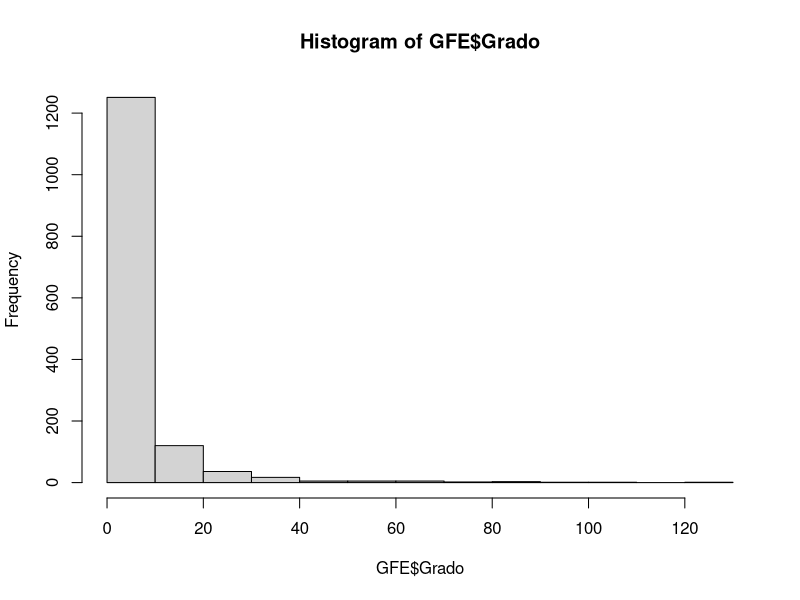
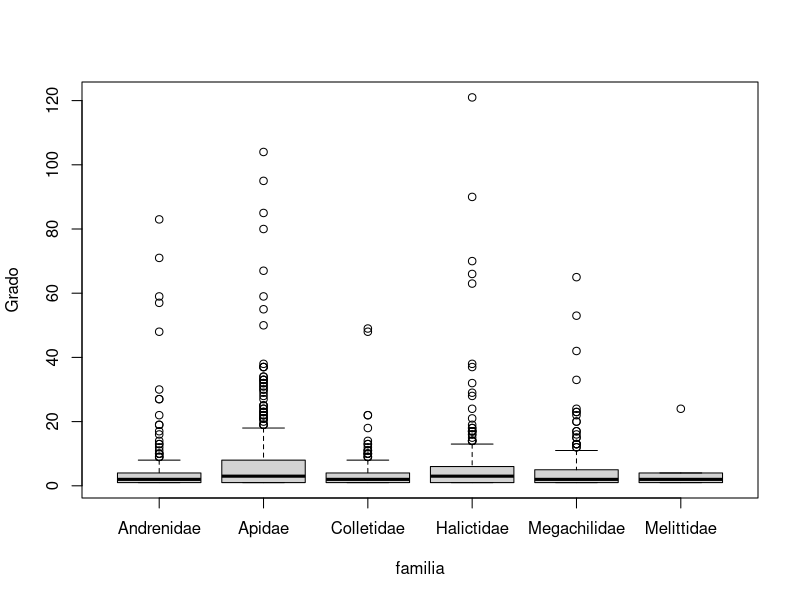
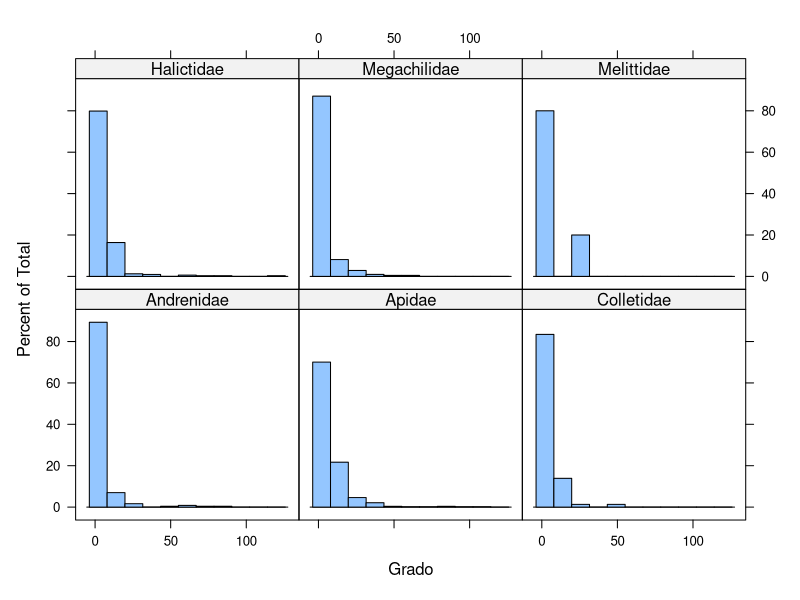
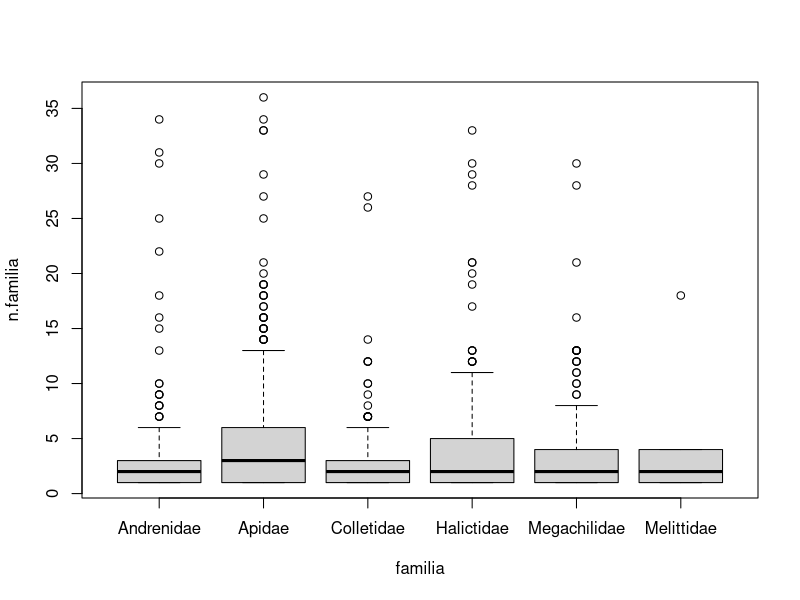
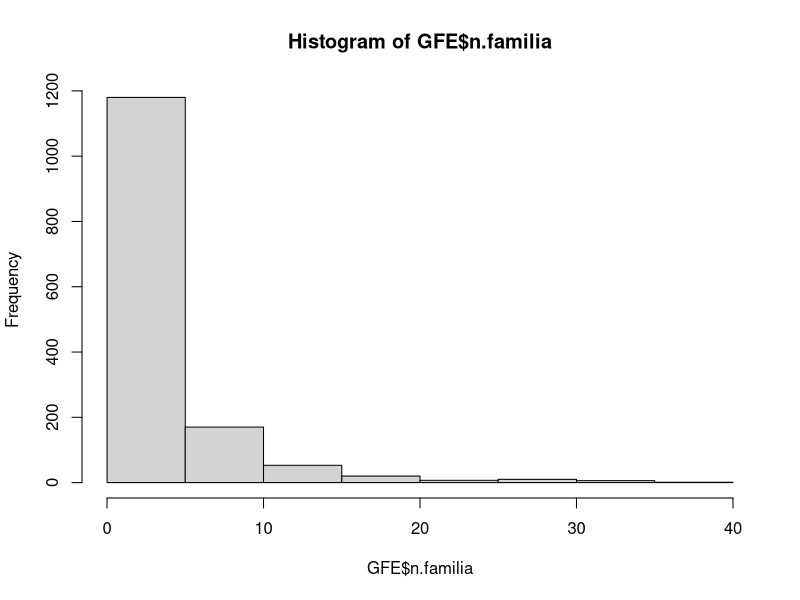
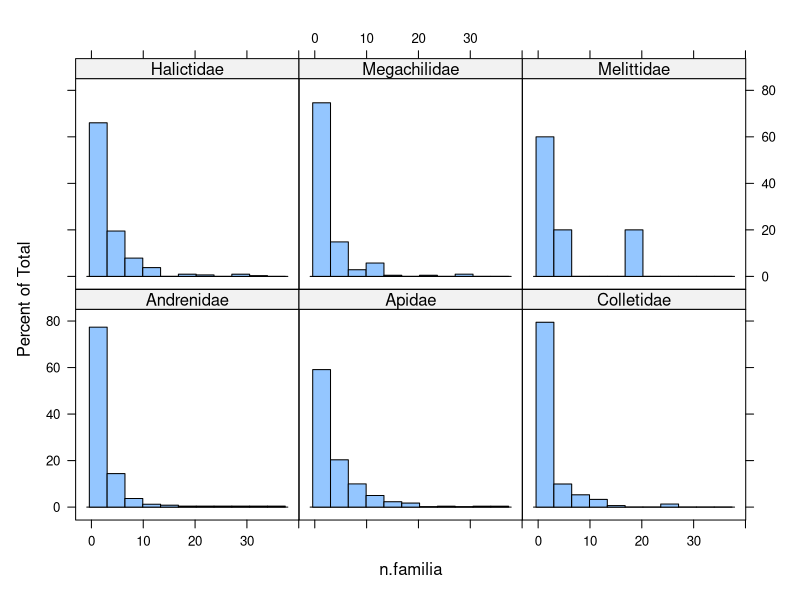
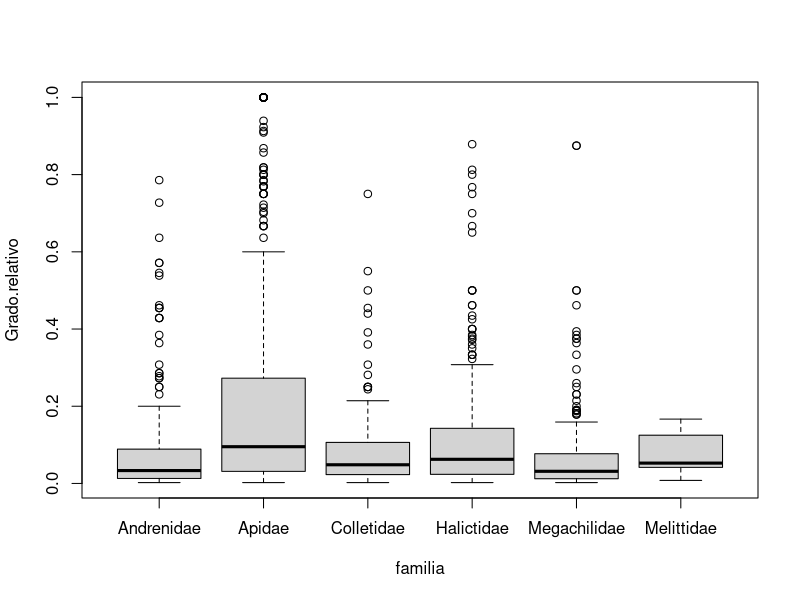
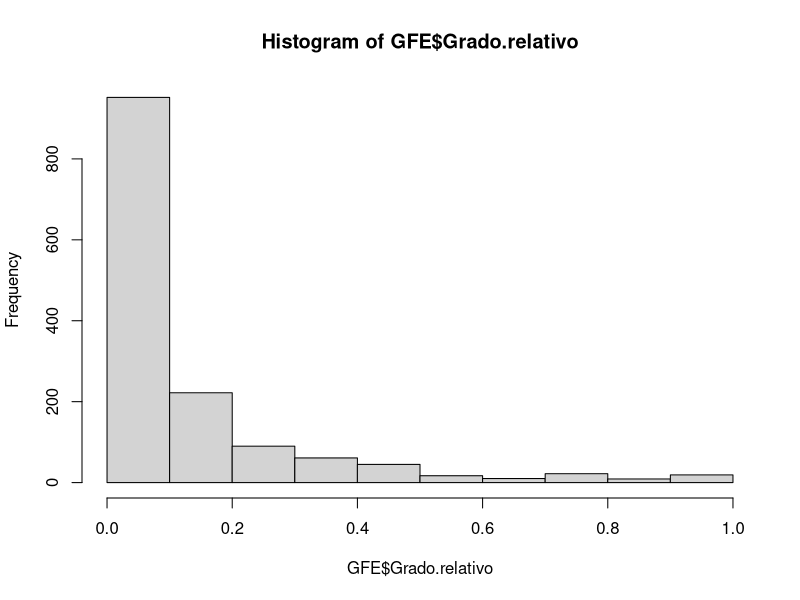

Write the R code that produced these figures, in order. (Note: this script raises an error after producing the figures.)
library(tidyverse)
library(vegan)
library(lattice)

# base_datos <- readRDS("../00baseDatos/base_datos.RDS")

# ml.arm <- read.csv("../01procesos/ml.arm.csv")
ml.arm <- read.csv("../01procesos/ml.abejas.csv")


ml.arm2 <- ml.arm |> group_by(ID, sp.armonizado, planta) |> 
  mutate(interaccion=as.numeric(sum(interaccion, na.rm = TRUE)>0))

# ml <- base_datos$matriz_comp_larga
head(ml.arm2)
ml.arm2$Bases.de.datos <- NULL
ml.arm2$X <- NULL
ml <- unique(subset(ml.arm2, interaccion > 0))
# especie <- base_datos$especies
# vegan::diversity(x = table(), index = "shannon")
# Grado familias y especies de plantas
# table(ml$Familia.GBIF, ml$planta)

# diversity(x = , groups = ml$ID)

GFE <- ml |> group_by(ID, familia, sp.armonizado) |>
  summarise(Grado=sum(interaccion==1),
         n.familia=length(unique(Familia.GBIF)),
         GFE=diversity(x=table(Familia.GBIF), index = "shannon")
         ) |>
  unique()
  # select(c(-planta,-interaccion)) |> 
head(GFE)


n.plantas.ID <- ml |> group_by(ID)|> summarise(
  n.plantas.ID=length(unique(planta))
)

GFE <- merge(GFE, n.plantas.ID, by = "ID")
GFE$Grado.relativo <- GFE$Grado/GFE$n.plantas.ID

hist(GFE$Grado)
boxplot(Grado~familia, GFE); summary(GFE$Grado)
histogram(~Grado|familia, GFE)

boxplot(n.familia~familia, GFE); summary(GFE$n.familia)
hist(GFE$n.familia)
histogram(~n.familia|familia, GFE)

boxplot(Grado.relativo~familia, GFE); summary(GFE$Grado.relativo)
hist(GFE$Grado.relativo)
histogram(~Grado.relativo|familia, GFE)

GFE <- subset(GFE, GFE>0)
hist(GFE$GFE)
boxplot(GFE~familia, GFE)
histogram(~GFE|familia, GFE)


GFE <- GFE |> group_by(ID)|> mutate(Z_Grado=scale(Grado)[,1])
hist(GFE$Z_Grado)
boxplot(Z_Grado~familia, GFE)
histogram(~Z_Grado|familia, GFE)

# write.csv(x = Grados, file = "../02salidas/GradosV2.csv", row.names = FALSE)
write.csv(x = GFE, file = "../02salidas/GFE.csv", row.names = FALSE)



#### HASTA ACA

# Calculo de grado de especies de familias de abeja

bdDIT <- read.csv("../02salidas/DITfull_porFuente.csv")
especie <- bdDIT
especie$DIT <- NULL
especie$FuenteDatos <- NULL
head(especie)

esp2 <- base_datos$especies
head(esp2)
egf <- unique(esp2[,c("familia","genero","especie")])
head(egf)
names(egf) <- names(especie)
head(egf)
egf$Genus_and_species <- gsub(pattern = "[.]",replacement = " ", x = egf$Genus_and_species)

aaa <- unique(rbind(egf, especie))

ml_esp <- merge(ml, aaa, by.x="sp.armonizado", by.y="Genus_and_species", all.x=TRUE)

head(ml_esp)


ml_abejas <- subset(ml_esp,  Family %in% c("Andrenidae",
                                            "Apidae",
                                            "Colletidae",
                                            "Halictidae",
                                            "Megachilidae",
                                            "Melittidae",
                                            "Strenitidae"))
sort(unique(ml_esp$sp.armonizado))
sort(unique(ml_abejas$sp.armonizado))
length(unique(ml_abejas$sp.armonizado))

ml_abejas_sinSP <- ml_abejas[!grepl(pattern = "\\ sp", x = ml_abejas$sp.armonizado, useBytes = TRUE)|
                               is.element(ml_abejas$sp.armonizado, c("Agapostemon splendens",
                                                               "Andrena spiraeana",
                                                               "Anthocopa spinigera",
                                                               "Colletes speciosus",
                                                               "Colletes spectabilis",
                                                               "Trigona spinipes",
                                                               "Osmia spinigera")),]
head(ml_abejas_sinSP)
sort(unique(ml_abejas_sinSP$sp.armonizado))

intersect(unique(ml_abejas$sp.armonizado), unique(ml_abejas_sinSP$sp.armonizado))
setdiff(unique(ml_abejas_sinSP$sp.armonizado),unique(ml_abejas$sp.armonizado))
setdiff(unique(ml_abejas$sp.armonizado),unique(ml_abejas_sinSP$sp.armonizado))

# Grado abejas
GradoA <- ml_abejas |> group_by(ID, sp.armonizado) |>
  mutate(Grado=sum(interaccion==1)) |>
  select(c(-plantas,-interaccion, -Genus, -Family)) |> 
  unique()
head(GradoA)
summary(GradoA)

# Calculo de grado relativo y zscore
Grados_A <- GradoA |> group_by(ID) |>
  mutate(Grado_max=max(Grado)) |>
  mutate(Grado_relativo=Grado/Grado_max) |>
  mutate(Z_Grado=scale(Grado)[,1])|>
  unique()
head(Grados_A)

write.csv(x = Grados_A, file = "../02salidas/Grados_Abejas.csv", row.names = FALSE)
library(lattice)
histogram(~Grado|ID, Grados_A, as.table=TRUE)
histogram(~Z_Grado|ID, Grados_A, as.table=TRUE)
histogram(~Grado_relativo|ID, Grados_A, as.table=TRUE)

# sin Apis mellifera
ml_abejas_sinAM <- subset(ml_abejas, !is.element(sp.armonizado, c ("Apis mellifera", "Apis mellifera Linnaeus")))

# Grado abejas
GradosinAM <- ml_abejas_sinAM |> group_by(ID, sp.armonizado) |>
  mutate(Grado=sum(interaccion==1)) |>
  select(c(-plantas,-interaccion, -Genus, -Family)) |> 
  unique()

# Calculo de grado relativo y zscore
Grados_sinAM <- GradosinAM |> group_by(ID) |>
  mutate(Grado_max=max(Grado)) |>
  mutate(Grado_relativo=Grado/Grado_max) |>
  mutate(Z_Grado=scale(Grado)[,1])

write.csv(x = Grados_sinAM, file = "../02salidas/Grados_Abejas_sinAM.csv", row.names = FALSE)




# sin sp
# Grado abejas
GradosinSP <- ml_abejas_sinSP |> group_by(ID, sp.armonizado) |>
  mutate(Grado=sum(interaccion==1)) |>
  select(c(-plantas,-interaccion, -Genus, -Family)) |> 
  unique()

# Calculo de grado relativo y zscore
Grados_sinSP <- GradosinSP |> group_by(ID) |>
  mutate(Grado_max=max(Grado)) |>
  mutate(Grado_relativo=Grado/Grado_max) |>
  mutate(Z_Grado=scale(Grado)[,1])

write.csv(x = Grados_sinSP, file = "../02salidas/Grados_Abejas_sinSP.csv", row.names = FALSE)



# histograma de grado
for(i in unique(Grados$ID)){
  print(i)
  Grado_i <- subset(Grados, ID==i)
  
  # Grado
  png(filename = paste0("../03figuras/Grado/histograma_grado_",i,".png"))
  hist(Grado_i$Grado, main=paste("Histograma grado absoluto \n red",i),
       ylab="Frecuencia",
       xlab="Grado", las=1)
  dev.off()
  
  # Grado relativo
  png(filename = paste0("../03figuras/Grado/histograma_gradoRelativo_",i,".png"))
  hist(Grado_i$Grado_relativo, main=paste("Histograma grado relativo \n red",i),
       ylab="Frecuencia",
       xlab="Grado relativo", las=1)
  dev.off()
  
  # Zscore
  png(filename = paste0("../03figuras/Grado/histograma_Z_score_",i,".png"))
  hist(Grado_i$Z_Grado, main=paste("Histograma z score \n red",i),
       ylab="Frecuencia",
       xlab="Z score", las=1)
  dev.off()
}

Grados_A <- subset(Grados_A, !is.nan(Z_Grado))

# histograma de grados abejas
for(i in unique(Grados_A$ID)){
  print(i)
  # if(i=="M_060"){next}
  # if(i=="M_036"){next}
  # if(i=="M_013"){next}
  # if(i=="M_075"){next}
  # if(i=="M_009"){next}
  # if(i=="M_074"){next}
  # if(i=="M_038"){next}
  # if(i=="M_024"){next}
  # if(i=="M_010"){next}
  # if(i=="M_020"){next}
  # if(i=="M_026"){next}
  Grado_A_i <- subset(Grados_A, ID==i)
  
  # Grado
  png(filename = paste0("../03figuras/Grado/histograma_grado_Abejas_",i,".png"))
  hist(Grado_A_i$Grado, main=paste("Histograma grado absoluto Abejas\n red",i),
       ylab="Frecuencia",
       xlab="Grado", las=1)
  dev.off()
  
  # Grado relativo
  png(filename = paste0("../03figuras/Grado/histograma_gradoRelativo_Abejas_",i,".png"))
  hist(Grado_A_i$Grado_relativo, main=paste("Histograma grado relativo Abejas \n red",i),
       ylab="Frecuencia",
       xlab="Grado relativo", las=1)
  dev.off()
  
  # Zscore
  png(filename = paste0("../03figuras/Grado/histograma_Z_score_Abejas_",i,".png"))
  hist(Grado_A_i$Z_Grado, main=paste("Histograma z score Abejas \n red",i),
       ylab="Frecuencia",
       xlab="Z score", las=1)
  dev.off()
}


# sin Apis mellifera
Grados_sinAM <- subset(Grados_sinAM, !is.nan(Z_Grado))

# histograma de grados abejas
for(i in unique(Grados_sinAM$ID)){
  print(i)
  # if(i=="M_060"){next}
  # if(i=="M_036"){next}
  # if(i=="M_013"){next}
  # if(i=="M_075"){next}
  # if(i=="M_009"){next}
  # if(i=="M_074"){next}
  # if(i=="M_038"){next}
  # if(i=="M_024"){next}
  # if(i=="M_010"){next}
  # if(i=="M_020"){next}
  # if(i=="M_026"){next}
  Grados_sinAM_i <- subset(Grados_sinAM, ID==i)
  
  # Grado
  png(filename = paste0("../03figuras/Grado/histograma_grado_Abejas_sinAM_",i,".png"))
  hist(Grados_sinAM_i$Grado, main=paste("Histograma grado absoluto Abejas sin A. mellifera\n red",i),
       ylab="Frecuencia",
       xlab="Grado", las=1)#, breaks = seq(1,5,max(Grados_sinAM_i$Grado)))
  dev.off()
  
  # Grado relativo
  png(filename = paste0("../03figuras/Grado/histograma_gradoRelativo_Abejas_sinAM_",i,".png"))
  hist(Grados_sinAM_i$Grado_relativo, main=paste("Histograma grado relativo Abejas sin A. mellifera\n red",i),
       ylab="Frecuencia",
       xlab="Grado relativo", las=1)
  dev.off()
  
  # Zscore
  png(filename = paste0("../03figuras/Grado/histograma_Z_score_Abejas_sinAM_",i,".png"))
  hist(Grados_sinAM_i$Z_Grado, main=paste("Histograma z score Abejas sin A. mellifera\n red",i),
       ylab="Frecuencia",
       xlab="Z score", las=1)
  dev.off()
}

# sin sp
  Grados_sinSP <- subset(Grados_sinSP, !is.nan(Z_Grado))
  Grados_sinSP <- subset(Grados_sinSP, !is.element(sp.armonizado,c ("Apis.mellifera", "Apis.mellifera.Linnaeus")))

# histograma de grados abejas
  for(i in unique(Grados_sinSP$ID)){
  print(i)
  # if(i=="M_060"){next}
  # if(i=="M_036"){next}
  # if(i=="M_013"){next}
  # if(i=="M_075"){next}
  # if(i=="M_009"){next}
  # if(i=="M_074"){next}
  # if(i=="M_038"){next}
  # if(i=="M_024"){next}
  # if(i=="M_010"){next}
  # if(i=="M_020"){next}
  # if(i=="M_026"){next}
  Grados_sinSP_i <- subset(Grados_sinSP, ID==i)
  
  # Grado
  png(filename = paste0("../03figuras/Grado/histograma_grado_Abejas_sinSP_",i,".png"))
  hist(Grados_sinSP_i$Grado, main=paste("Histograma grado absoluto Abejas sin A. mellifera ni .sp\n red",i),
       ylab="Frecuencia",
       xlab="Grado", las=1)#, breaks = seq(1,5,max(Grados_sinAM_i$Grado)))
  dev.off()
  
  # Grado relativo
  png(filename = paste0("../03figuras/Grado/histograma_gradoRelativo_Abejas_sinSP_",i,".png"))
  hist(Grados_sinSP_i$Grado_relativo, main=paste("Histograma grado relativo Abejas sin A. mellifera ni .sp\n red",i),
       ylab="Frecuencia",
       xlab="Grado relativo", las=1)
  dev.off()
  
  # Zscore
  png(filename = paste0("../03figuras/Grado/histograma_Z_score_Abejas_sinSP_",i,".png"))
  hist(Grados_sinSP_i$Z_Grado, main=paste("Histograma z score Abejas sin A. mellifera ni .sp\n red",i),
       ylab="Frecuencia",
       xlab="Z score", las=1)
  dev.off()
}
